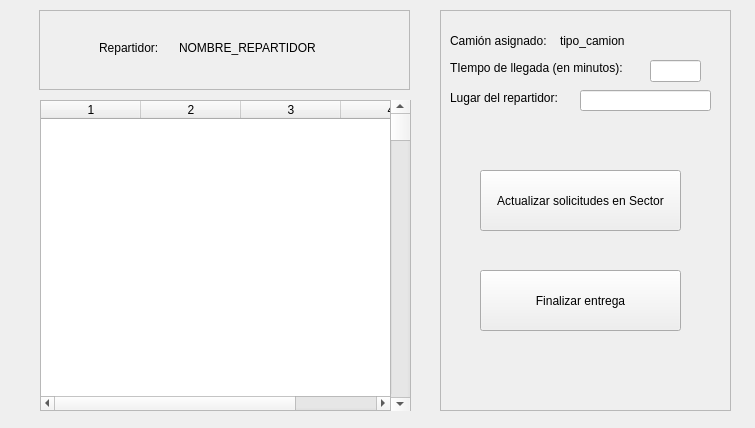
<?xml version="1.0" encoding="UTF-8"?>
<ui version="4.0">
 <class>Usuario</class>
 <widget class="QMainWindow" name="Usuario">
  <property name="geometry">
   <rect>
    <x>0</x>
    <y>0</y>
    <width>755</width>
    <height>428</height>
   </rect>
  </property>
  <property name="windowTitle">
   <string>Flipigas - Repartidor</string>
  </property>
  <widget class="QWidget" name="centralwidget">
   <widget class="QFrame" name="Tabla_Frame">
    <property name="geometry">
     <rect>
      <x>40</x>
      <y>100</y>
      <width>371</width>
      <height>311</height>
     </rect>
    </property>
    <property name="frameShape">
     <enum>QFrame::StyledPanel</enum>
    </property>
    <property name="frameShadow">
     <enum>QFrame::Raised</enum>
    </property>
    <widget class="QScrollBar" name="BarraVertical">
     <property name="geometry">
      <rect>
       <x>350</x>
       <y>0</y>
       <width>20</width>
       <height>311</height>
      </rect>
     </property>
     <property name="orientation">
      <enum>Qt::Vertical</enum>
     </property>
    </widget>
    <widget class="QTableWidget" name="Tabla">
     <property name="geometry">
      <rect>
       <x>0</x>
       <y>0</y>
       <width>351</width>
       <height>311</height>
      </rect>
     </property>
     <property name="dragEnabled">
      <bool>false</bool>
     </property>
     <property name="columnCount">
      <number>4</number>
     </property>
     <column/>
     <column/>
     <column/>
     <column/>
    </widget>
   </widget>
   <widget class="QFrame" name="InfoRepartidorFrame">
    <property name="geometry">
     <rect>
      <x>39</x>
      <y>10</y>
      <width>371</width>
      <height>80</height>
     </rect>
    </property>
    <property name="frameShape">
     <enum>QFrame::StyledPanel</enum>
    </property>
    <property name="frameShadow">
     <enum>QFrame::Raised</enum>
    </property>
    <widget class="QLabel" name="RepartidorLabel">
     <property name="geometry">
      <rect>
       <x>60</x>
       <y>30</y>
       <width>71</width>
       <height>16</height>
      </rect>
     </property>
     <property name="text">
      <string>Repartidor:</string>
     </property>
    </widget>
    <widget class="QLabel" name="NombreRepartidor">
     <property name="geometry">
      <rect>
       <x>140</x>
       <y>30</y>
       <width>141</width>
       <height>16</height>
      </rect>
     </property>
     <property name="text">
      <string>NOMBRE_REPARTIDOR</string>
     </property>
    </widget>
   </widget>
   <widget class="QFrame" name="AdjustFrame">
    <property name="geometry">
     <rect>
      <x>440</x>
      <y>10</y>
      <width>291</width>
      <height>401</height>
     </rect>
    </property>
    <property name="frameShape">
     <enum>QFrame::StyledPanel</enum>
    </property>
    <property name="frameShadow">
     <enum>QFrame::Raised</enum>
    </property>
    <widget class="QLabel" name="CamionAsignadoLabel">
     <property name="geometry">
      <rect>
       <x>10</x>
       <y>20</y>
       <width>121</width>
       <height>21</height>
      </rect>
     </property>
     <property name="text">
      <string>Camión asignado:</string>
     </property>
    </widget>
    <widget class="QLabel" name="TiempoLlegadaLabel">
     <property name="geometry">
      <rect>
       <x>10</x>
       <y>50</y>
       <width>201</width>
       <height>16</height>
      </rect>
     </property>
     <property name="text">
      <string>TIempo de llegada (en minutos): </string>
     </property>
    </widget>
    <widget class="QLineEdit" name="TiempoLlegada">
     <property name="geometry">
      <rect>
       <x>210</x>
       <y>50</y>
       <width>51</width>
       <height>22</height>
      </rect>
     </property>
    </widget>
    <widget class="QLabel" name="LugarRepartidorLabel">
     <property name="geometry">
      <rect>
       <x>10</x>
       <y>80</y>
       <width>121</width>
       <height>16</height>
      </rect>
     </property>
     <property name="text">
      <string>Lugar del repartidor: </string>
     </property>
    </widget>
    <widget class="QLineEdit" name="LugarRepartidor">
     <property name="geometry">
      <rect>
       <x>140</x>
       <y>80</y>
       <width>131</width>
       <height>21</height>
      </rect>
     </property>
    </widget>
    <widget class="QPushButton" name="UpdateSolicitudesButton">
     <property name="geometry">
      <rect>
       <x>40</x>
       <y>160</y>
       <width>201</width>
       <height>61</height>
      </rect>
     </property>
     <property name="text">
      <string>Actualizar solicitudes en Sector</string>
     </property>
    </widget>
    <widget class="QPushButton" name="FinalizarEntregaButton">
     <property name="geometry">
      <rect>
       <x>40</x>
       <y>260</y>
       <width>201</width>
       <height>61</height>
      </rect>
     </property>
     <property name="text">
      <string>Finalizar entrega</string>
     </property>
    </widget>
    <widget class="QLabel" name="TipoCamion">
     <property name="geometry">
      <rect>
       <x>120</x>
       <y>20</y>
       <width>101</width>
       <height>21</height>
      </rect>
     </property>
     <property name="text">
      <string>tipo_camion</string>
     </property>
    </widget>
   </widget>
  </widget>
 </widget>
 <resources/>
 <connections/>
</ui>
